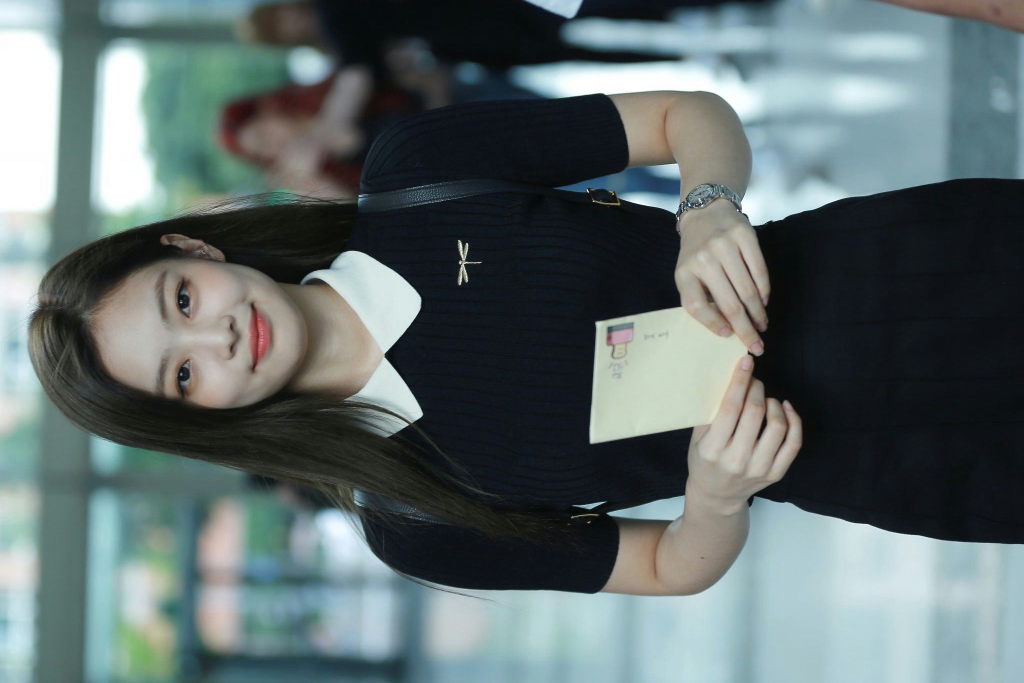
#> input picture 세미나(2)_0313/joyuri.jpg, 2048 x 1365 px (shown at 1/2 size)
$ python 2.py
#> lines starting #> are read from the running program, lines starting #| are printed output that depends on the picture; after the words box and inside, x2 and y2 are one past the last pixel; in counts of white or black regions, pixels touching at a corner belong together
import numpy as np
import cv2


# 새 영상 생성하기 (h, w) or (h, w, 3) / dtype 명시해줘야 함
img1 = np.empty((240, 320), dtype=np.uint8)       # grayscale image, 임의의 값으로 초기화
img2 = np.zeros((240, 320, 3), dtype=np.uint8)    # color image
img3 = np.ones((240, 320), dtype=np.uint8) * 255  # white
img4 = np.full((240, 320, 3), (0, 255, 255), dtype=np.uint8)  # yellow

cv2.imshow('img1', img1)
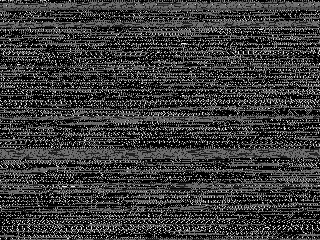
#> window 'img1': shape (240, 320); min 0, max 255, mean 58.5
cv2.imshow('img2', img2)
cv2.imshow('img3', img3)
cv2.imshow('img4', img4)
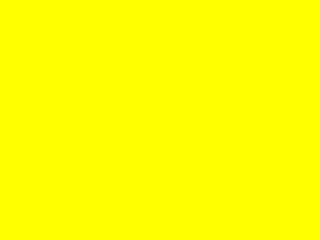
#> window 'img4': shape (240, 320, 3); mean B, G, R 0, 255, 255
cv2.waitKey()
cv2.destroyAllWindows()


# 영상 복사
img1 = cv2.imread('joyuri.jpg')
#> img1 is the input picture: shape (1365, 2048, 3); mean B, G, R 108.6, 108.4, 95.4

img2 = img1
img3 = img1.copy()

# img1.fill(255)
img1[:50, :] = (0, 255, 255)
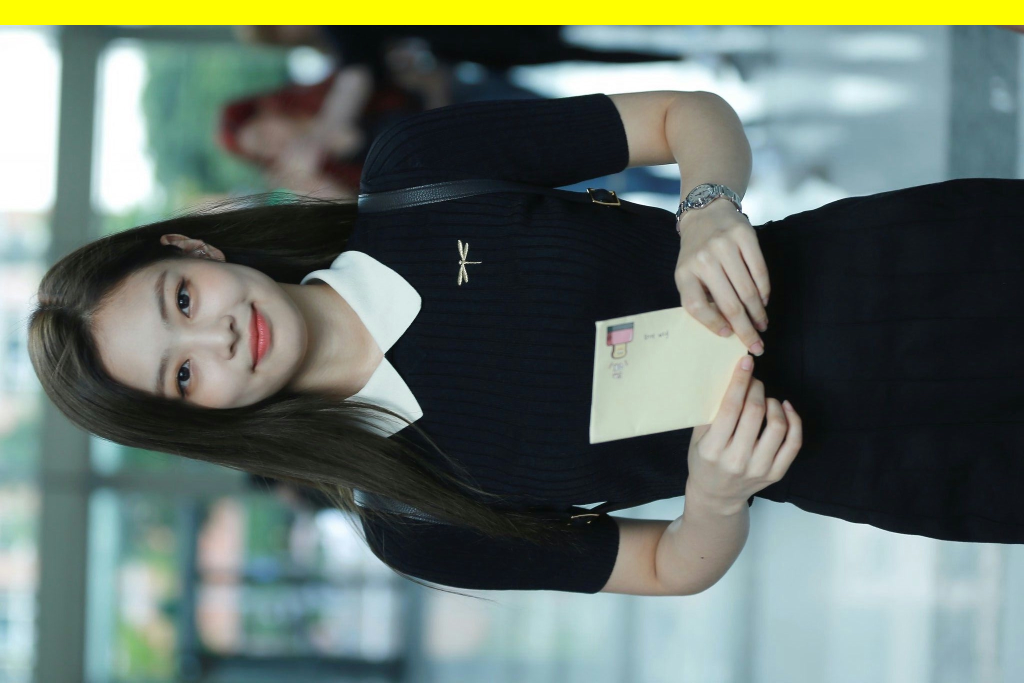
#> img1: shape (1365, 2048, 3) (shown at 1/2 size); 3.66% of pixels changed, all inside (x1, y1, x2, y2) = (0, 0, 2048, 50)

cv2.imshow('img1', img1)
cv2.imshow('img2', img2)
cv2.imshow('img3', img3)
cv2.waitKey()
cv2.destroyAllWindows()


# 부분 영상 추출 -> indexing, slicing
img1 = cv2.imread('joyuri.jpg')

img2 = img1[40:200, 30:300]  # numpy.ndarray의 슬라이싱
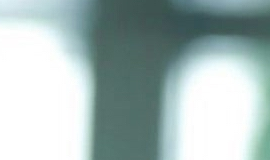
#> img2: shape (160, 270, 3); mean B, G, R 184.2, 185.7, 167.7
img3 = img1[40:200, 30:300].copy()

img2.fill(0)
#> img2: shape (160, 270, 3); every value is 0

cv2.imshow('img1', img1)
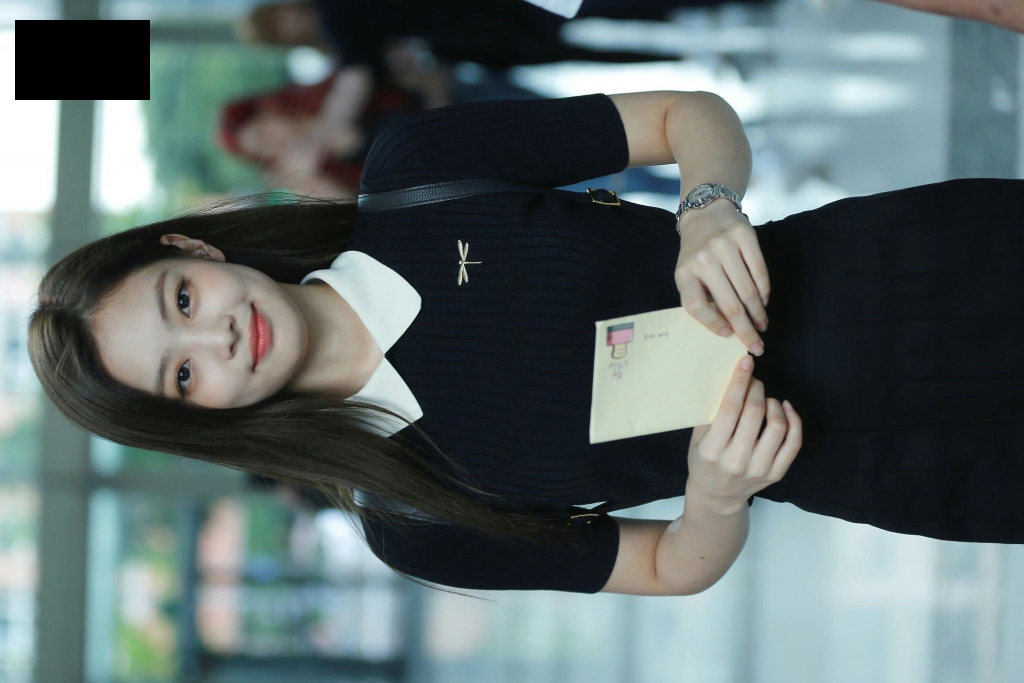
#> window 'img1': shape (1365, 2048, 3) (shown at 1/2 size); mean B, G, R 105.8, 105.5, 92.8
cv2.imshow('img2', img2)
cv2.imshow('img3', img3)
cv2.waitKey()
cv2.destroyAllWindows()


# ROI(Region Of Interest, 관심영역) 설정 가능!
# circle
img1 = cv2.imread('joyuri.jpg')

img2 = img1[200:400, 30:300]  # numpy.ndarray의 슬라이싱
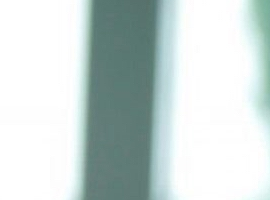
#> img2: shape (200, 270, 3); mean B, G, R 214, 215.8, 203.5
img3 = img1[200:400, 30:300].copy()

cv2.circle(img2, (50, 50), 20, (0, 0, 255), 2)
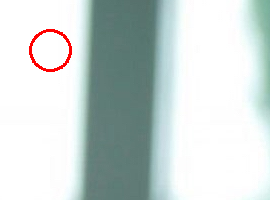
#> img2: shape (200, 270, 3); 0.71% of pixels changed, all inside (x1, y1, x2, y2) = (29, 29, 72, 72)

cv2.imshow('img1', img1)
cv2.imshow('img2', img2)
cv2.imshow('img3', img3)
cv2.waitKey()
cv2.destroyAllWindows()
